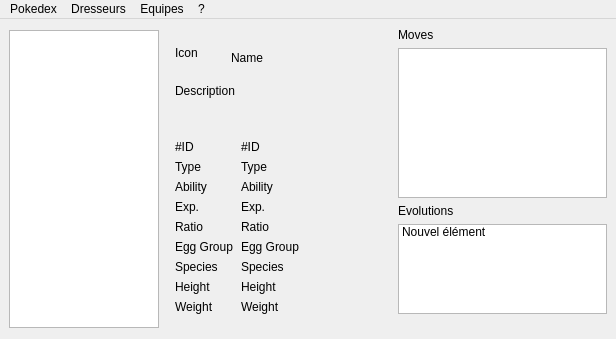
<?xml version="1.0" encoding="UTF-8"?>
<ui version="4.0">
 <class>MainWindow</class>
 <widget class="QMainWindow" name="MainWindow">
  <property name="geometry">
   <rect>
    <x>0</x>
    <y>0</y>
    <width>616</width>
    <height>339</height>
   </rect>
  </property>
  <property name="minimumSize">
   <size>
    <width>616</width>
    <height>339</height>
   </size>
  </property>
  <property name="maximumSize">
   <size>
    <width>616</width>
    <height>354</height>
   </size>
  </property>
  <property name="windowTitle">
   <string>Pokedex</string>
  </property>
  <property name="windowIcon">
   <iconset resource="../ressources.qrc">
    <normaloff>:/Icones/ressources/pokeball.png</normaloff>:/Icones/ressources/pokeball.png</iconset>
  </property>
  <widget class="QWidget" name="centralwidget">
   <layout class="QGridLayout" name="gridLayout">
    <item row="0" column="0">
     <layout class="QHBoxLayout" name="horizontalLayout">
      <item>
       <widget class="QListWidget" name="pokemonList">
        <property name="minimumSize">
         <size>
          <width>150</width>
          <height>298</height>
         </size>
        </property>
        <property name="maximumSize">
         <size>
          <width>150</width>
          <height>298</height>
         </size>
        </property>
        <property name="mouseTracking">
         <bool>false</bool>
        </property>
        <property name="whatsThis">
         <string>&lt;!DOCTYPE HTML PUBLIC &quot;-//W3C//DTD HTML 4.0//EN&quot; &quot;http://www.w3.org/TR/REC-html40/strict.dtd&quot;&gt;
&lt;html&gt;&lt;head&gt;&lt;meta name=&quot;qrichtext&quot; content=&quot;1&quot; /&gt;&lt;style type=&quot;text/css&quot;&gt;
p, li { white-space: pre-wrap; }
&lt;/style&gt;&lt;/head&gt;&lt;body style=&quot; font-family:'Segoe UI'; font-size:9pt; font-weight:400; font-style:normal;&quot;&gt;
&lt;p style=&quot; margin-top:0px; margin-bottom:0px; margin-left:0px; margin-right:0px; -qt-block-indent:0; text-indent:0px;&quot;&gt;Liste des pokémons&lt;/p&gt;&lt;/body&gt;&lt;/html&gt;</string>
        </property>
        <property name="currentRow">
         <number>-1</number>
        </property>
       </widget>
      </item>
      <item>
       <layout class="QVBoxLayout" name="verticalLayout_2">
        <property name="leftMargin">
         <number>10</number>
        </property>
        <item>
         <layout class="QHBoxLayout" name="horizontalLayout_2">
          <item>
           <widget class="QLabel" name="pokemonIcon">
            <property name="minimumSize">
             <size>
              <width>50</width>
              <height>50</height>
             </size>
            </property>
            <property name="maximumSize">
             <size>
              <width>50</width>
              <height>50</height>
             </size>
            </property>
            <property name="text">
             <string>Icon</string>
            </property>
           </widget>
          </item>
          <item>
           <widget class="QLabel" name="pokemonName">
            <property name="minimumSize">
             <size>
              <width>100</width>
              <height>30</height>
             </size>
            </property>
            <property name="maximumSize">
             <size>
              <width>100</width>
              <height>20</height>
             </size>
            </property>
            <property name="text">
             <string>Name</string>
            </property>
           </widget>
          </item>
          <item>
           <spacer name="horizontalSpacer_2">
            <property name="orientation">
             <enum>Qt::Horizontal</enum>
            </property>
            <property name="sizeHint" stdset="0">
             <size>
              <width>40</width>
              <height>20</height>
             </size>
            </property>
           </spacer>
          </item>
         </layout>
        </item>
        <item>
         <layout class="QVBoxLayout" name="verticalLayout_3">
          <item>
           <widget class="QLabel" name="pokemonDescription">
            <property name="minimumSize">
             <size>
              <width>200</width>
              <height>50</height>
             </size>
            </property>
            <property name="maximumSize">
             <size>
              <width>200</width>
              <height>50</height>
             </size>
            </property>
            <property name="text">
             <string>Description</string>
            </property>
            <property name="textFormat">
             <enum>Qt::PlainText</enum>
            </property>
            <property name="alignment">
             <set>Qt::AlignLeading|Qt::AlignLeft|Qt::AlignTop</set>
            </property>
            <property name="wordWrap">
             <bool>true</bool>
            </property>
           </widget>
          </item>
         </layout>
        </item>
        <item>
         <layout class="QHBoxLayout" name="horizontalLayout_11">
          <item>
           <widget class="QLabel" name="label_18">
            <property name="maximumSize">
             <size>
              <width>60</width>
              <height>16777215</height>
             </size>
            </property>
            <property name="text">
             <string>#ID</string>
            </property>
           </widget>
          </item>
          <item>
           <widget class="QLabel" name="pokemonId">
            <property name="text">
             <string>#ID</string>
            </property>
           </widget>
          </item>
         </layout>
        </item>
        <item>
         <layout class="QHBoxLayout" name="horizontalLayout_3">
          <item>
           <widget class="QLabel" name="label_3">
            <property name="maximumSize">
             <size>
              <width>60</width>
              <height>16777215</height>
             </size>
            </property>
            <property name="text">
             <string>Type</string>
            </property>
           </widget>
          </item>
          <item>
           <widget class="QLabel" name="pokemonType">
            <property name="text">
             <string>Type</string>
            </property>
           </widget>
          </item>
         </layout>
        </item>
        <item>
         <layout class="QHBoxLayout" name="horizontalLayout_4">
          <item>
           <widget class="QLabel" name="label_4">
            <property name="maximumSize">
             <size>
              <width>60</width>
              <height>16777215</height>
             </size>
            </property>
            <property name="text">
             <string>Ability</string>
            </property>
           </widget>
          </item>
          <item>
           <widget class="QLabel" name="pokemonAbility">
            <property name="text">
             <string>Ability</string>
            </property>
           </widget>
          </item>
         </layout>
        </item>
        <item>
         <layout class="QHBoxLayout" name="horizontalLayout_5">
          <item>
           <widget class="QLabel" name="label_6">
            <property name="maximumSize">
             <size>
              <width>60</width>
              <height>16777215</height>
             </size>
            </property>
            <property name="text">
             <string>Exp.</string>
            </property>
           </widget>
          </item>
          <item>
           <widget class="QLabel" name="pokemonExp">
            <property name="text">
             <string>Exp.</string>
            </property>
           </widget>
          </item>
         </layout>
        </item>
        <item>
         <layout class="QHBoxLayout" name="horizontalLayout_6">
          <item>
           <widget class="QLabel" name="label_10">
            <property name="maximumSize">
             <size>
              <width>60</width>
              <height>16777215</height>
             </size>
            </property>
            <property name="text">
             <string>Ratio</string>
            </property>
           </widget>
          </item>
          <item>
           <widget class="QLabel" name="pokemonRatio">
            <property name="text">
             <string>Ratio</string>
            </property>
           </widget>
          </item>
         </layout>
        </item>
        <item>
         <layout class="QHBoxLayout" name="horizontalLayout_7">
          <item>
           <widget class="QLabel" name="label_9">
            <property name="maximumSize">
             <size>
              <width>60</width>
              <height>16777215</height>
             </size>
            </property>
            <property name="text">
             <string>Egg Group</string>
            </property>
           </widget>
          </item>
          <item>
           <widget class="QLabel" name="pokemonEggGroup">
            <property name="text">
             <string>Egg Group</string>
            </property>
           </widget>
          </item>
         </layout>
        </item>
        <item>
         <layout class="QHBoxLayout" name="horizontalLayout_8">
          <item>
           <widget class="QLabel" name="label_12">
            <property name="maximumSize">
             <size>
              <width>60</width>
              <height>16777215</height>
             </size>
            </property>
            <property name="text">
             <string>Species</string>
            </property>
           </widget>
          </item>
          <item>
           <widget class="QLabel" name="pokemonSpecies">
            <property name="text">
             <string>Species</string>
            </property>
           </widget>
          </item>
         </layout>
        </item>
        <item>
         <layout class="QHBoxLayout" name="horizontalLayout_9">
          <item>
           <widget class="QLabel" name="label_14">
            <property name="maximumSize">
             <size>
              <width>60</width>
              <height>16777215</height>
             </size>
            </property>
            <property name="text">
             <string>Height</string>
            </property>
           </widget>
          </item>
          <item>
           <widget class="QLabel" name="pokemonHeight">
            <property name="text">
             <string>Height</string>
            </property>
           </widget>
          </item>
         </layout>
        </item>
        <item>
         <layout class="QHBoxLayout" name="horizontalLayout_10">
          <property name="spacing">
           <number>6</number>
          </property>
          <property name="sizeConstraint">
           <enum>QLayout::SetDefaultConstraint</enum>
          </property>
          <item>
           <widget class="QLabel" name="label_15">
            <property name="maximumSize">
             <size>
              <width>60</width>
              <height>16777215</height>
             </size>
            </property>
            <property name="text">
             <string>Weight</string>
            </property>
           </widget>
          </item>
          <item>
           <widget class="QLabel" name="pokemonWeight">
            <property name="text">
             <string>Weight</string>
            </property>
           </widget>
          </item>
         </layout>
        </item>
        <item>
         <spacer name="verticalSpacer_2">
          <property name="orientation">
           <enum>Qt::Vertical</enum>
          </property>
          <property name="sizeHint" stdset="0">
           <size>
            <width>20</width>
            <height>40</height>
           </size>
          </property>
         </spacer>
        </item>
        <item>
         <spacer name="verticalSpacer">
          <property name="orientation">
           <enum>Qt::Vertical</enum>
          </property>
          <property name="sizeHint" stdset="0">
           <size>
            <width>20</width>
            <height>40</height>
           </size>
          </property>
         </spacer>
        </item>
       </layout>
      </item>
      <item>
       <layout class="QVBoxLayout" name="verticalLayout_4">
        <item>
         <widget class="QLabel" name="label">
          <property name="text">
           <string>Moves</string>
          </property>
         </widget>
        </item>
        <item>
         <widget class="QListWidget" name="moveList">
          <property name="minimumSize">
           <size>
            <width>209</width>
            <height>150</height>
           </size>
          </property>
          <property name="maximumSize">
           <size>
            <width>209</width>
            <height>150</height>
           </size>
          </property>
         </widget>
        </item>
        <item>
         <widget class="QLabel" name="label_2">
          <property name="text">
           <string>Evolutions</string>
          </property>
         </widget>
        </item>
        <item>
         <widget class="QListWidget" name="evoList">
          <property name="minimumSize">
           <size>
            <width>209</width>
            <height>90</height>
           </size>
          </property>
          <property name="maximumSize">
           <size>
            <width>209</width>
            <height>90</height>
           </size>
          </property>
          <item>
           <property name="text">
            <string>Nouvel élément</string>
           </property>
           <property name="icon">
            <iconset resource="../ressources.qrc">
             <normaloff>:/Icones/ressources/creer.png</normaloff>:/Icones/ressources/creer.png</iconset>
           </property>
          </item>
         </widget>
        </item>
        <item>
         <spacer name="verticalSpacer_3">
          <property name="orientation">
           <enum>Qt::Vertical</enum>
          </property>
          <property name="sizeHint" stdset="0">
           <size>
            <width>20</width>
            <height>40</height>
           </size>
          </property>
         </spacer>
        </item>
       </layout>
      </item>
     </layout>
    </item>
    <item row="0" column="2">
     <layout class="QVBoxLayout" name="verticalLayout">
      <item>
       <layout class="QHBoxLayout" name="horizontalLayout_12"/>
      </item>
     </layout>
    </item>
   </layout>
  </widget>
  <widget class="QMenuBar" name="menubar">
   <property name="geometry">
    <rect>
     <x>0</x>
     <y>0</y>
     <width>616</width>
     <height>21</height>
    </rect>
   </property>
   <widget class="QMenu" name="menuEquipes">
    <property name="title">
     <string>Equipes</string>
    </property>
    <addaction name="actionNouvelleEquipe"/>
    <addaction name="actionGererEquipes"/>
    <addaction name="separator"/>
   </widget>
   <widget class="QMenu" name="menuAide">
    <property name="title">
     <string>?</string>
    </property>
    <addaction name="actionDocumentation"/>
    <addaction name="separator"/>
    <addaction name="actionApropos"/>
    <addaction name="actionAproposQT"/>
   </widget>
   <widget class="QMenu" name="menuPokedex">
    <property name="title">
     <string>Pokedex</string>
    </property>
    <addaction name="actionFermer"/>
   </widget>
   <widget class="QMenu" name="menuDresseurs">
    <property name="title">
     <string>Dresseurs</string>
    </property>
    <addaction name="actionNouveauDresseur"/>
    <addaction name="actionGererDresseurs"/>
    <addaction name="separator"/>
   </widget>
   <addaction name="menuPokedex"/>
   <addaction name="menuDresseurs"/>
   <addaction name="menuEquipes"/>
   <addaction name="menuAide"/>
  </widget>
  <action name="actionNouvelleEquipe">
   <property name="icon">
    <iconset resource="../ressources.qrc">
     <normaloff>:/Icones/ressources/creer.png</normaloff>:/Icones/ressources/creer.png</iconset>
   </property>
   <property name="text">
    <string>Nouvelle equipe</string>
   </property>
  </action>
  <action name="actionGererEquipes">
   <property name="icon">
    <iconset resource="../ressources.qrc">
     <normaloff>:/Icones/ressources/gerer.png</normaloff>:/Icones/ressources/gerer.png</iconset>
   </property>
   <property name="text">
    <string>Gerer les equipes</string>
   </property>
  </action>
  <action name="actionSauvegarder">
   <property name="icon">
    <iconset resource="../ressources.qrc">
     <normaloff>:/Icones/ressources/enregistrer.png</normaloff>:/Icones/ressources/enregistrer.png</iconset>
   </property>
   <property name="text">
    <string>Sauvegarder</string>
   </property>
   <property name="shortcut">
    <string>Ctrl+S</string>
   </property>
  </action>
  <action name="actionEffacer">
   <property name="icon">
    <iconset resource="../ressources.qrc">
     <normaloff>:/Icones/ressources/fermer.png</normaloff>:/Icones/ressources/fermer.png</iconset>
   </property>
   <property name="text">
    <string>Tout effacer</string>
   </property>
   <property name="shortcut">
    <string>Ctrl+W</string>
   </property>
  </action>
  <action name="actionDocumentation">
   <property name="icon">
    <iconset resource="../ressources.qrc">
     <normaloff>:/Icones/ressources/aide.png</normaloff>:/Icones/ressources/aide.png</iconset>
   </property>
   <property name="text">
    <string>Documentation</string>
   </property>
   <property name="shortcut">
    <string>F1</string>
   </property>
  </action>
  <action name="actionApropos">
   <property name="icon">
    <iconset resource="../ressources.qrc">
     <normaloff>:/Icones/ressources/apropos.png</normaloff>:/Icones/ressources/apropos.png</iconset>
   </property>
   <property name="text">
    <string>A propos</string>
   </property>
  </action>
  <action name="actionFermer">
   <property name="icon">
    <iconset resource="../ressources.qrc">
     <normaloff>:/Icones/ressources/fermer.png</normaloff>:/Icones/ressources/fermer.png</iconset>
   </property>
   <property name="text">
    <string>Fermer</string>
   </property>
   <property name="shortcut">
    <string>Ctrl+F4</string>
   </property>
  </action>
  <action name="actionAproposQT">
   <property name="icon">
    <iconset resource="../ressources.qrc">
     <normaloff>:/Icones/ressources/cute.png</normaloff>:/Icones/ressources/cute.png</iconset>
   </property>
   <property name="text">
    <string>A propos de Qt</string>
   </property>
  </action>
  <action name="actionNouveauDresseur">
   <property name="icon">
    <iconset resource="../ressources.qrc">
     <normaloff>:/Icones/ressources/creer.png</normaloff>:/Icones/ressources/creer.png</iconset>
   </property>
   <property name="text">
    <string>Nouveau dresseur</string>
   </property>
  </action>
  <action name="actionGererDresseurs">
   <property name="icon">
    <iconset resource="../ressources.qrc">
     <normaloff>:/Icones/ressources/gerer.png</normaloff>:/Icones/ressources/gerer.png</iconset>
   </property>
   <property name="text">
    <string>Gerer les dresseurs</string>
   </property>
  </action>
  <action name="actionSauvegarderD">
   <property name="icon">
    <iconset resource="../ressources.qrc">
     <normaloff>:/Icones/ressources/enregistrer.png</normaloff>:/Icones/ressources/enregistrer.png</iconset>
   </property>
   <property name="text">
    <string>Sauvegarder</string>
   </property>
  </action>
  <action name="actionEffacerD">
   <property name="icon">
    <iconset resource="../ressources.qrc">
     <normaloff>:/Icones/ressources/fermer.png</normaloff>:/Icones/ressources/fermer.png</iconset>
   </property>
   <property name="text">
    <string>Tout effacer</string>
   </property>
  </action>
 </widget>
 <tabstops>
  <tabstop>pokemonList</tabstop>
 </tabstops>
 <resources>
  <include location="../ressources.qrc"/>
 </resources>
 <connections/>
</ui>
